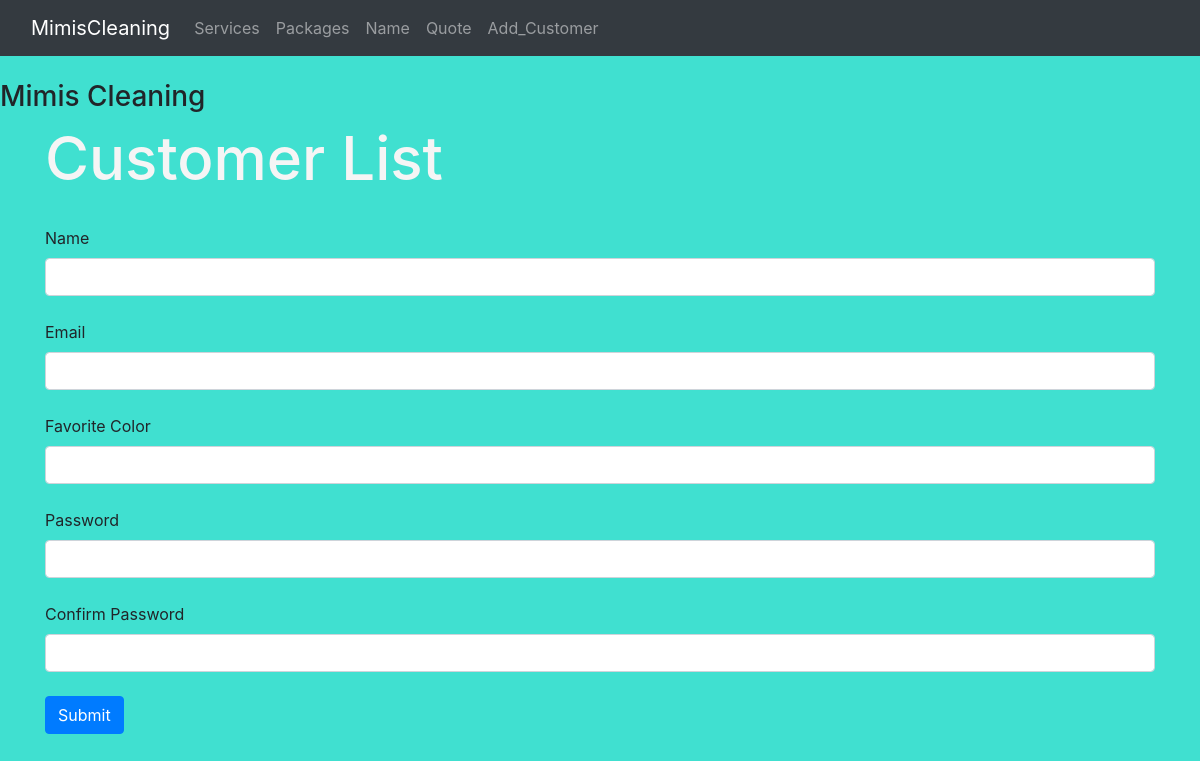
Page /customer/add on the earlier database version.
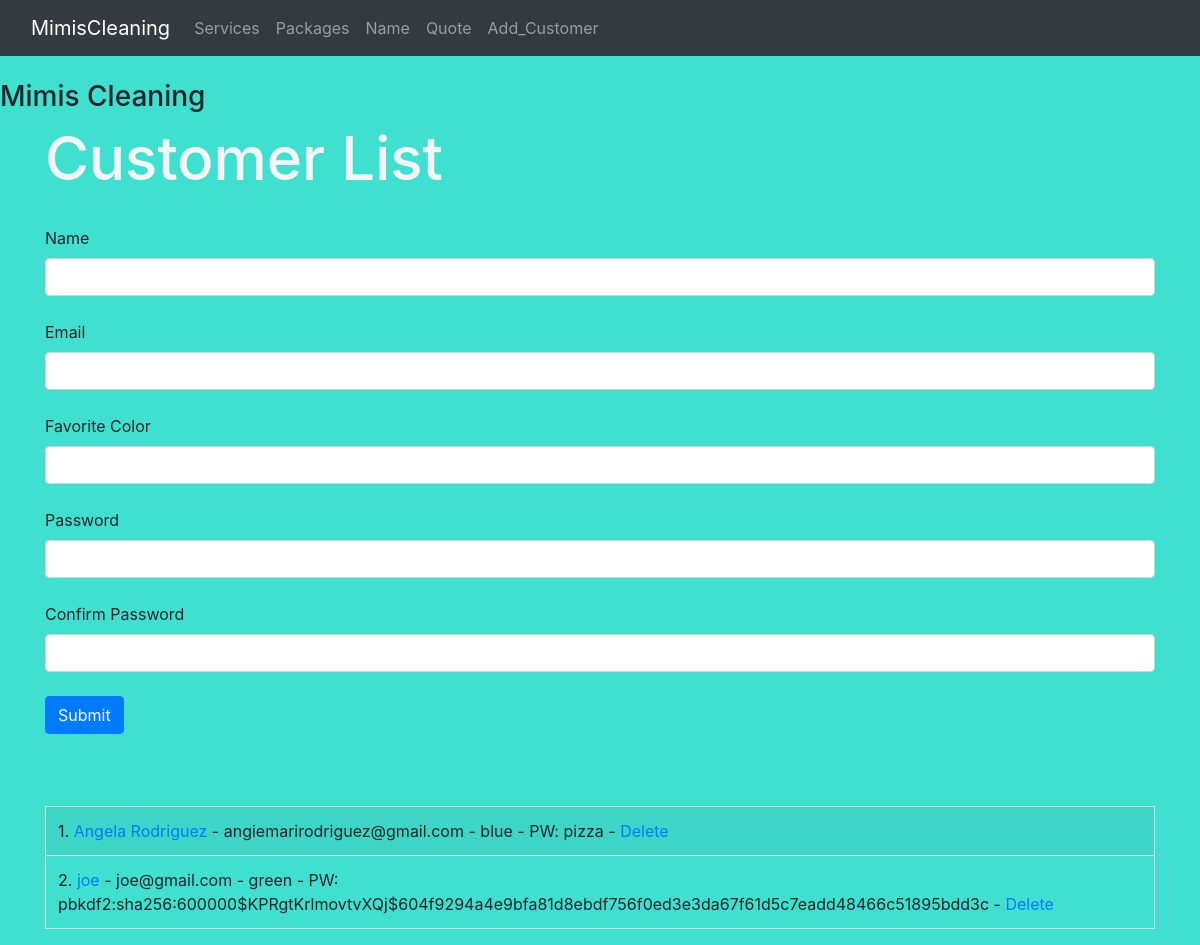
Same page on the later database version.
### hello.py (models this page shows, shortened)
class Customers(db.Model):
    id = db.Column(db.Integer, primary_key=True)
    name = db.Column(db.String(200), nullable=False)
    email = db.Column(db.String(120), nullable=False, unique=True)
    favorite_color = db.Column(db.String(120))
    date_added = db.Column(db.DateTime, default=datetime.datetime.utcnow)
    password_hash = db.Column(db.String(128), nullable=False)
    @property
    def password(self):
        raise AttributeError('password is not a readable attribute')

### hello.py (the view, shortened to what this page needs)
@app.route('/customer/add', methods =['GET', 'POST'])
def add_customer():
    name = None
    form = CustomerForm()
    our_customers = Customers.query.order_by(Customers.date_added)
    return render_template("add_customer.html",
        form=form,
        name=name,
        our_customers=our_customers)

### hello.py
class CustomerForm(FlaskForm):
    name = StringField("Name", validators=[DataRequired()])
    email = StringField("Email", validators=[DataRequired()])
    favorite_color = StringField("Favorite Color")
    password_hash = PasswordField('Password', validators=[DataRequired(), EqualTo('password_hash2', message='Passwords Must Match')])
    password_hash2 = PasswordField('Confirm Password', validators=[DataRequired()])
    submit = SubmitField("Submit")

### templates/add_customer.html (shortened to what this page needs)
{% extends "base.html" %}
{% block content %}
{% if name %}
        <h1>Customer Added!</h1>
        <br/><br/>
{% else %}
        <h1>Customer List</h1>
        <form method="POST">
                {{ form.name.label(class="form-label") }}
                {{ form.name(
                    class="form-control") }}
                <br/>
                {{ form.email.label(class="form-label") }}
                {{ form.email(class="form-control") }}
                <br/>
                {{ form.favorite_color.label(
                    class="form-label") }}
                {{ form.favorite_color(
                    class="form-control") }}
                <br/>
                {{ form.password_hash.label(
                    class="form-label") }}
                {{ form.password_hash(
                    class="form-control") }}
                <br/>
                {{ form.password_hash2.label(
                    class="form-label") }}
                {{ form.password_hash2(
                    class="form-control") }}
                <br/>
                {{ form.submit(class="btn
                btn-primary") }}
        </form>
<br/><br/><br/>
<table class="table table-hover
table-bordered table-striped">
{% for our_customer in our_customers %}
    <tr>
    <td>{{ our_customer.id }}. <a href="{{
    url_for('update', id=our_customer.id)}}">{{
    our_customer.name}}</a> - {{
    our_customer.email }} - {{
    our_customer.favorite_color}} -
    PW: {{ our_customer.password_hash }} -
    <a href="{{url_for('delete',
    id=our_customer.id)}}">Delete</a></td>
    </tr>
{% endfor %}
 </table>
{% endif %}
{% endblock %}

### templates/base.html (shortened to what this page needs)
<!DOCTYPE html>
<html>
  <head>
    <link
      rel="stylesheet"
      href="https://cdn.jsdelivr.net/npm/bootstrap@4.3.1/dist/css/bootstrap.min.css"
    />
    <link
      href="{{url_for('static', filename='css/style.css')}}"
      rel="stylesheet"
    />
  </head>
  <body>
    {% include 'navbar.html'%}
    <br />
    <h3>Mimis Cleaning</h3>
    <div class="container">{% block content %} {% endblock %}</div>
  </body>
</html>

### templates/navbar.html (shortened to what this page needs)
<nav class="navbar navbar-expand-lg navbar-dark bg-dark">
  <div class="container-fluid">
    <a class="navbar-brand" href="{{url_for('index')}}">MimisCleaning</a>
    <div class="collapse navbar-collapse" id="navbarNav">
      <ul class="navbar-nav">
        <li class="nav-item">
          <a class="nav-link" href="{{url_for('services')}}">Services</a>
        </li>
        <li class="nav-item">
          <a class="nav-link" href="{{url_for('packages')}}">Packages</a>
        </li>
        <li class="nav-item">
          <a class="nav-link" href="{{url_for('name')}}">Name</a>
        </li>
        <li class="nav-item">
          <a class="nav-link">Quote</a>
        </li>
        <li class="nav-item">
          <a class="nav-link" href="{{url_for('add_customer')}}"
            >Add_Customer</a
          >
        </li>
      </ul>
    </div>
  </div>
</nav>

### static/css/style.css (style rules this page uses)
h1 { color: whitesmoke; font-size: 60px; }
body { background: turquoise; }

Differences in the rows shown:
added Customers: id "1", name "Angela Rodriguez", email "angiemarirodriguez@gmail.com", favorite_color "blue", password_hash "pizza"
added Customers: id "2", name "joe", email "joe@gmail.com", favorite_color "green", password_hash "pbkdf2:sha256:600000$KPRgtKrlmovtvXQj$604f9294a4e9bfa81d8ebdf756f0ed3e3da67f61d5c7eadd48466c51895bdd3c"
